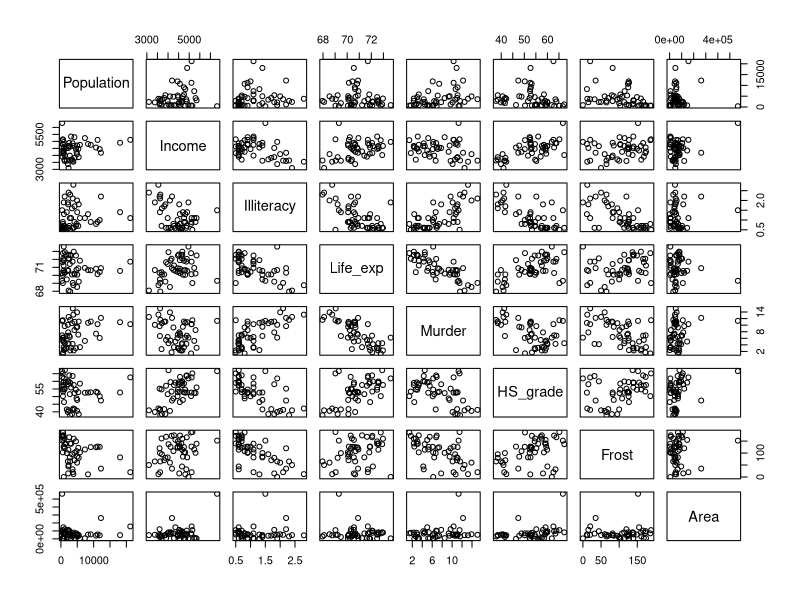
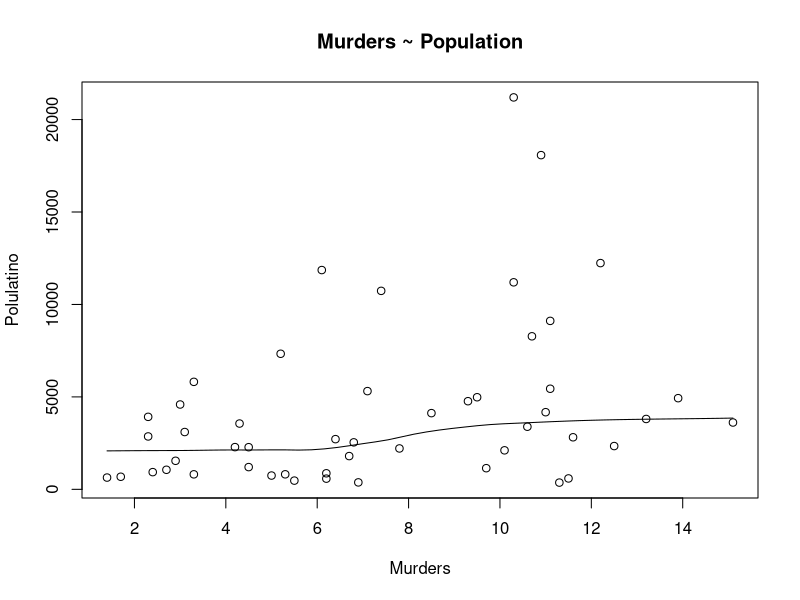
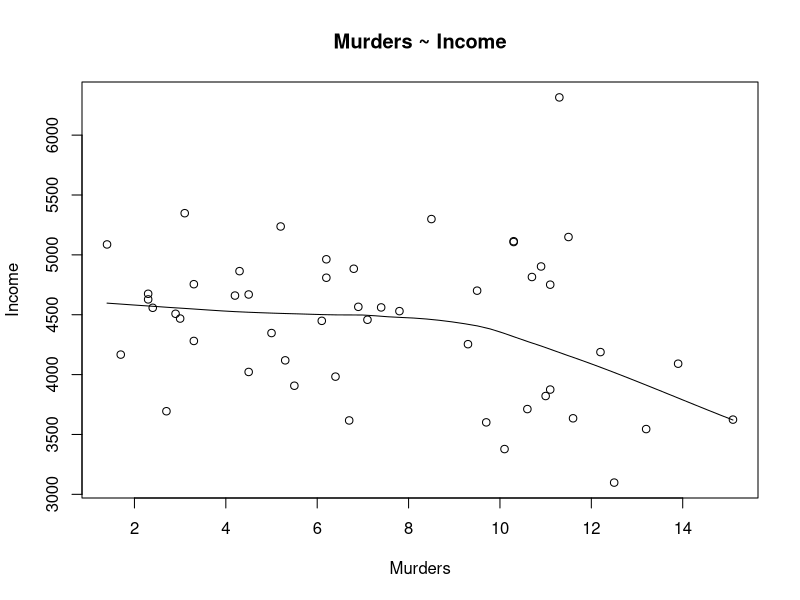
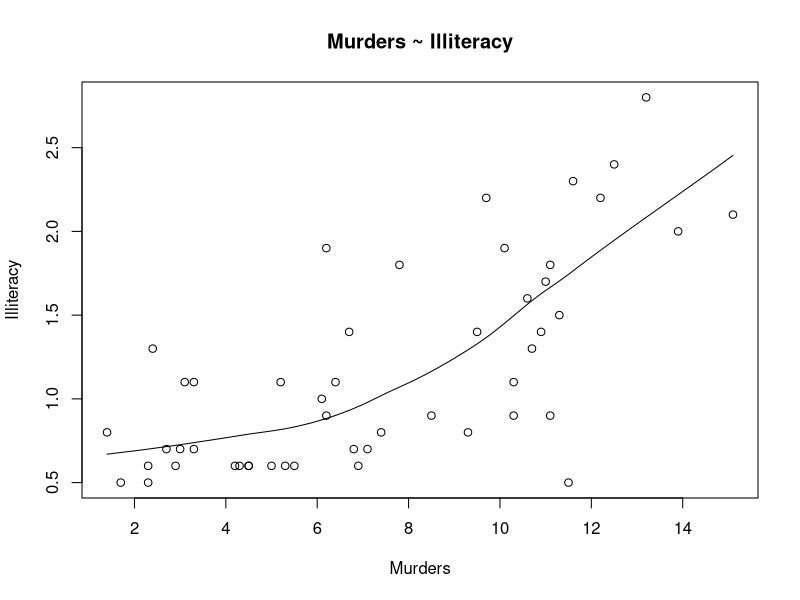
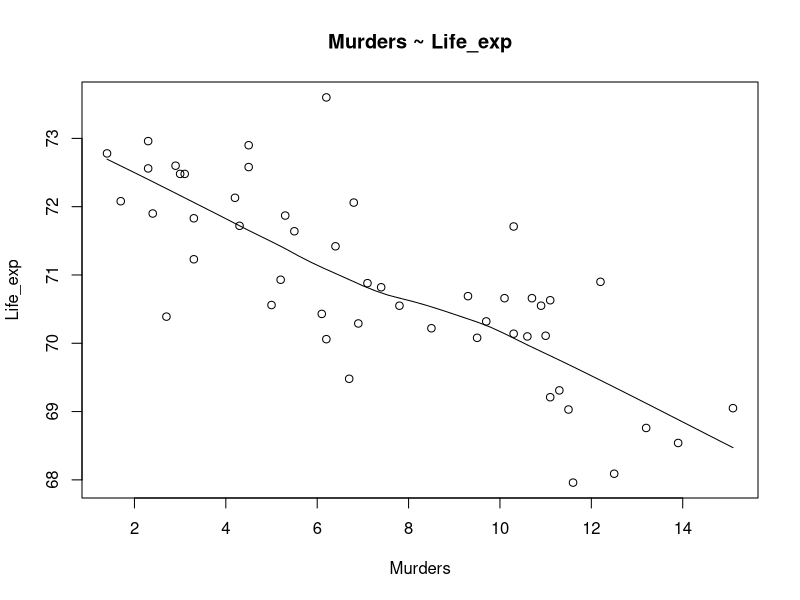
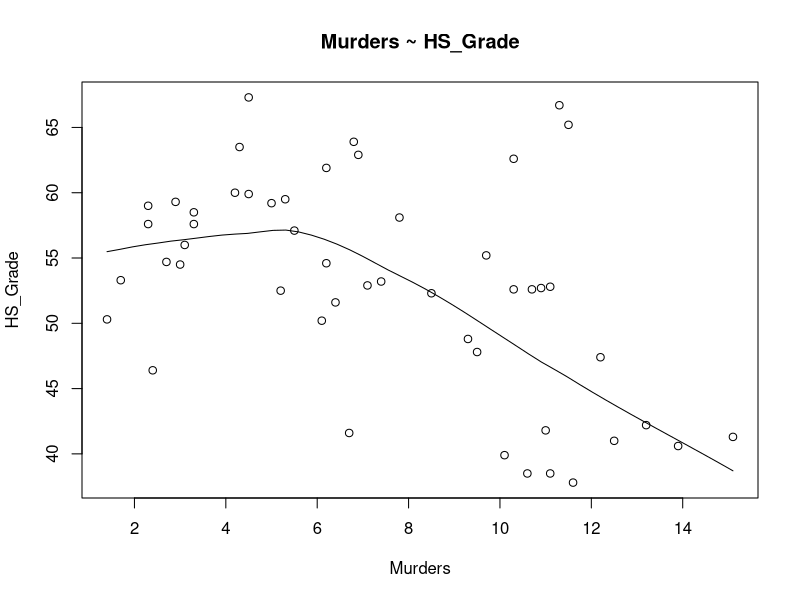
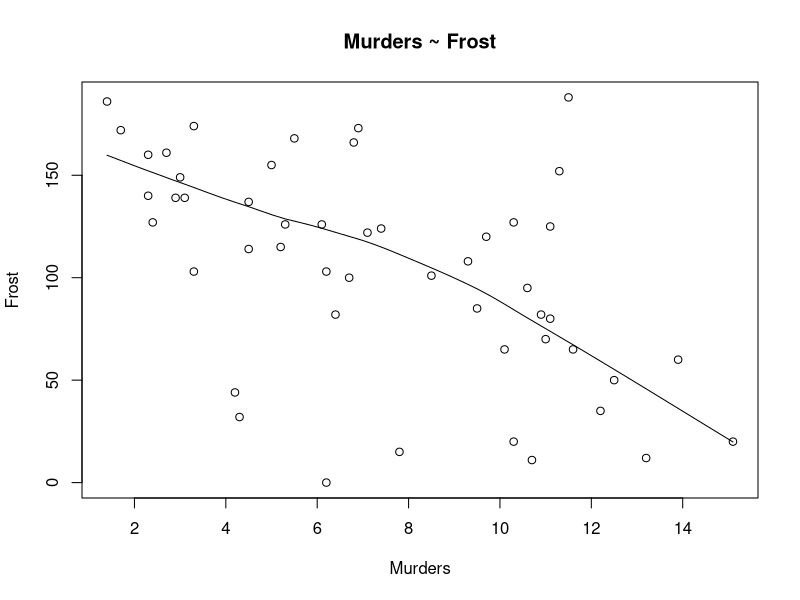
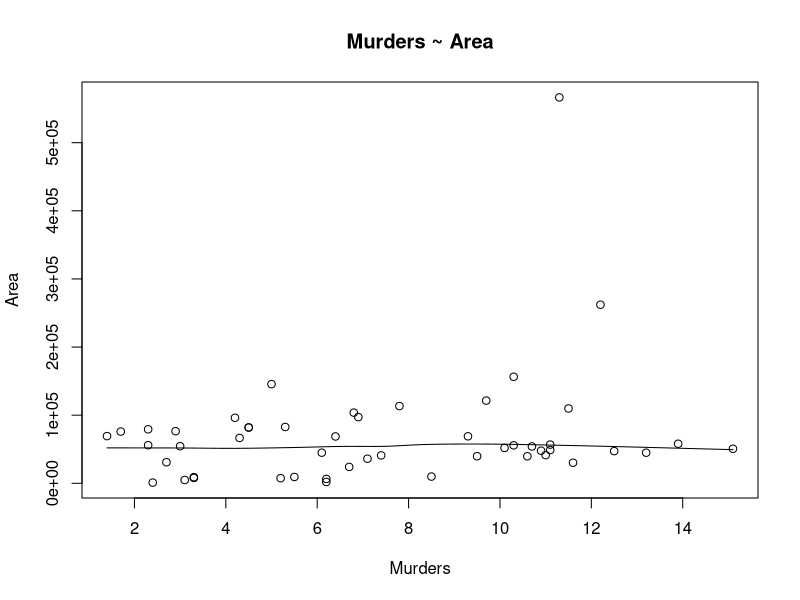

R code for these plots, in order:
# Working with the state.x77 dataset
?state.x77
head(state.x77)
states_data <- state.x77
nrow(states_data)
str(states_data)
class(states_data)

# Converting the dataset to data frame
new_state <- as.data.frame(states_data)
new_state
str(new_state)
class(new_state)

# Changing the variable names
colnames(new_state)
names(new_state)[4] <- "Life_exp"
names(new_state)[6] <- "HS_grade"
str(new_state)


# The Murder variable is we have to check the coorelation 
# with the other variables.
# If it's not correlated then it not of any use for building model

pairs(new_state)
# Chart provides general level of details on linearity.
# We need to check in more details with independent variable on X-axis.

scatter.smooth(x = new_state$Murder,
               y = new_state$Population,
               main = "Murders ~ Population",
               xlab = "Murders",
               ylab = "Polulatino")
cor(new_state$Murder, new_state$Population)

scatter.smooth(x = new_state$Murder,
               y = new_state$Income,
               main = "Murders ~ Income",
               xlab = "Murders",
               ylab = "Income")
cor(new_state$Murder, new_state$Income)

scatter.smooth(x = new_state$Murder,
               y = new_state$Illiteracy,
               main = "Murders ~ Illiteracy",
               xlab = "Murders",
               ylab = "Illiteracy")
cor(new_state$Murder, new_state$Illiteracy)

scatter.smooth(x = new_state$Murder,
               y = new_state$Life_exp,
               main = "Murders ~ Life_exp",
               xlab = "Murders",
               ylab = "Life_exp")
cor(new_state$Murder, new_state$Life_exp)

scatter.smooth(x = new_state$Murder,
               y = new_state$HS_grade,
               main = "Murders ~ HS_Grade",
               xlab = "Murders",
               ylab = "HS_Grade")
cor(new_state$Murder, new_state$HS_grade)

scatter.smooth(x = new_state$Murder,
               y = new_state$Frost,
               main = "Murders ~ Frost",
               xlab = "Murders",
               ylab = "Frost")
cor(new_state$Murder, new_state$Frost)

scatter.smooth(x = new_state$Murder,
               y = new_state$Area,
               main = "Murders ~ Area",
               xlab = "Murders",
               ylab = "Area")
cor(new_state$Murder, new_state$Area)


opar <- par(no.readonly = TRUE)


par(mfrow = c(1, 2)) # divide graph area in 2 columns
attach(new_state)
boxplot(Murder, 
        main = "Murder", 
        sub = paste("Outlier rows: ", 
                    boxplot.stats(Murder)$out)) # box plot for 'speed'

boxplot(Illiteracy, 
        main = "Illiteracy", 
        sub = paste("Outlier rows: ", 
                    boxplot.stats(Illiteracy)$out)) # box plot for 'distance'
detach(new_state)
par <- opar

# Outliers
par(mfrow = c(1, 2)) # divide graph area in 2 columns
attach(new_state)

boxplot(Murder, 
        main = "Murder", 
        sub = paste("Outlier rows: ", 
                    boxplot.stats(Murder)$out)) # box plot for 'speed'

boxplot(Life_exp, 
        main = "Life_exp", 
        sub = paste("Outlier rows: ", 
                    boxplot.stats(Life_exp)$out)) # box plot for 'distance'

detach(new_state)
par <- opar


# There is outliers
# 
par(mfrow = c(1, 2)) # divide graph area in 2 columns
attach(new_state)
boxplot(Murder, 
        main = "Murder", 
        sub = paste("Outlier rows: ", 
                    boxplot.stats(Murder)$out)) # box plot for 'speed'

boxplot(Population, 
        main = "Population", 
        sub = paste("Outlier rows: ", 
                    boxplot.stats(Population)$out)) # box plot for 'distance'

detach(new_state)
par <- opar







